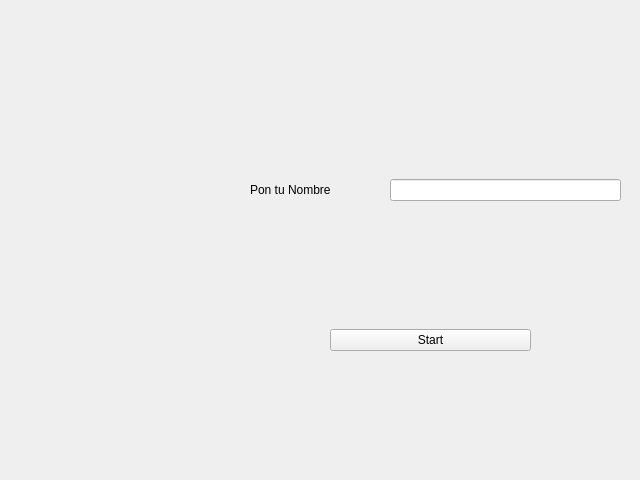
<?xml version="1.0" encoding="UTF-8"?>
<ui version="4.0">
 <class>Form</class>
 <widget class="QWidget" name="Form">
  <property name="geometry">
   <rect>
    <x>0</x>
    <y>0</y>
    <width>640</width>
    <height>480</height>
   </rect>
  </property>
  <property name="minimumSize">
   <size>
    <width>640</width>
    <height>480</height>
   </size>
  </property>
  <property name="windowTitle">
   <string>Form</string>
  </property>
  <widget class="QWidget" name="gridLayoutWidget_2">
   <property name="geometry">
    <rect>
     <x>390</x>
     <y>150</y>
     <width>231</width>
     <height>80</height>
    </rect>
   </property>
   <layout class="QGridLayout" name="gridLayout_3">
    <item row="0" column="0">
     <widget class="QLineEdit" name="Texto"/>
    </item>
   </layout>
  </widget>
  <widget class="QLabel" name="label">
   <property name="geometry">
    <rect>
     <x>250</x>
     <y>180</y>
     <width>131</width>
     <height>20</height>
    </rect>
   </property>
   <property name="text">
    <string>Pon tu Nombre</string>
   </property>
  </widget>
  <widget class="QWidget" name="gridLayoutWidget">
   <property name="geometry">
    <rect>
     <x>330</x>
     <y>310</y>
     <width>201</width>
     <height>61</height>
    </rect>
   </property>
   <layout class="QGridLayout" name="gridLayout_2">
    <item row="0" column="0">
     <widget class="QPushButton" name="Boton">
      <property name="text">
       <string>Start</string>
      </property>
     </widget>
    </item>
   </layout>
  </widget>
  <widget class="QLabel" name="Respuesta">
   <property name="geometry">
    <rect>
     <x>204</x>
     <y>260</y>
     <width>301</width>
     <height>20</height>
    </rect>
   </property>
   <property name="text">
    <string/>
   </property>
  </widget>
 </widget>
 <resources/>
 <connections/>
</ui>
